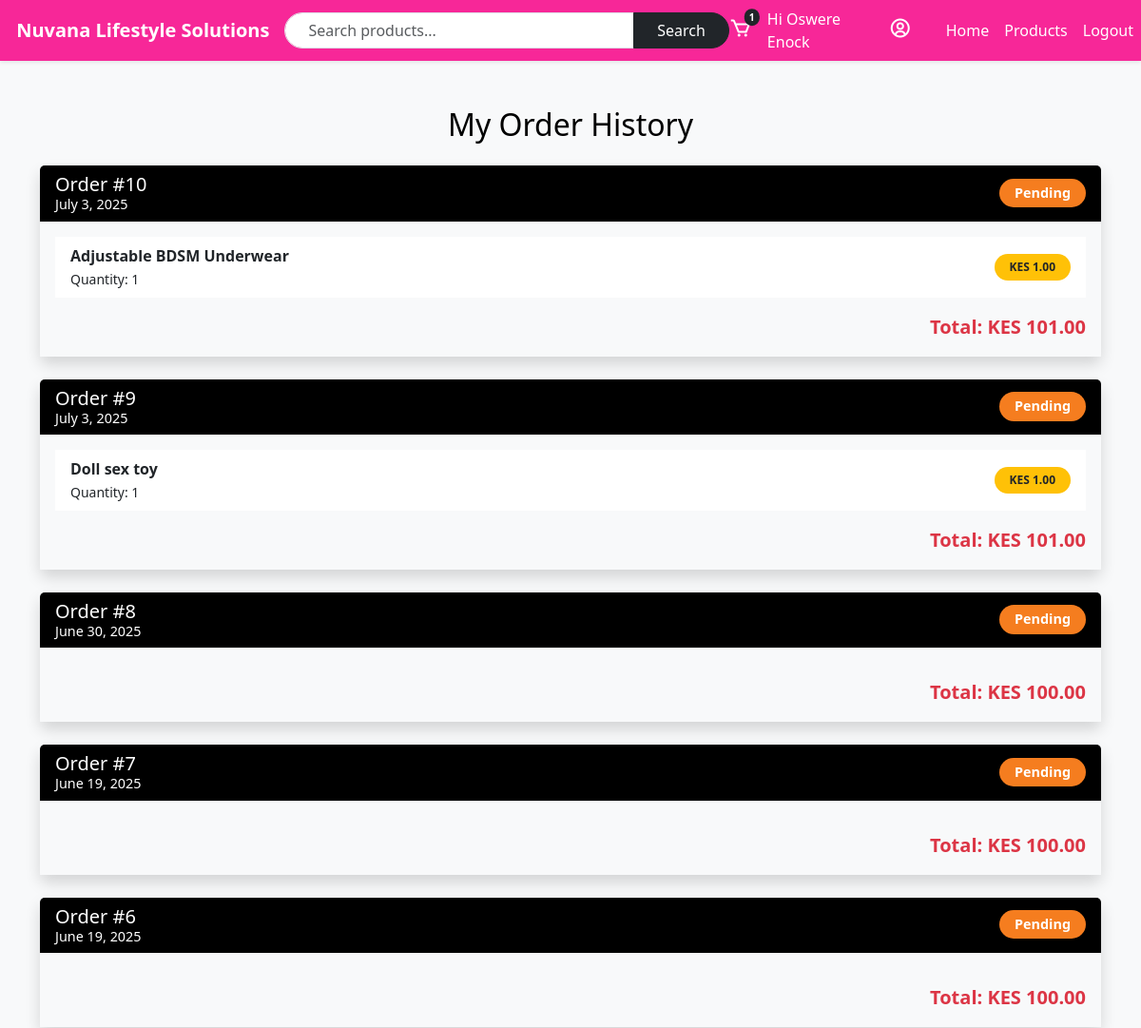
Before: /orders/my-orders/ (signed in, upper part) with the older database file.
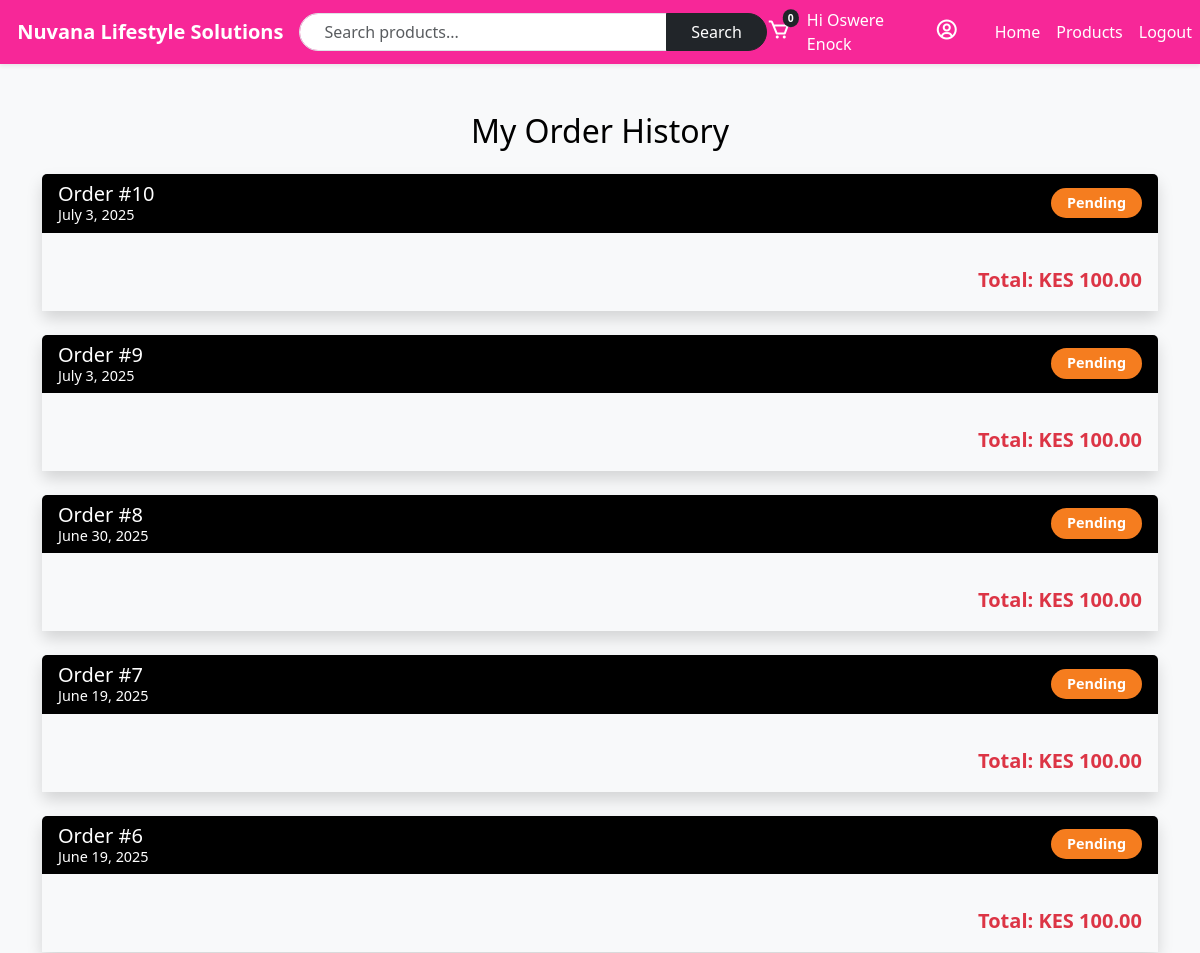
After: the same page with the newer database file.
### accounts/models.py (models this page shows, shortened)
class CustomUser(AbstractBaseUser, PermissionsMixin):
    email = models.EmailField(unique=True)
    first_name = models.CharField(max_length=255)
    second_name = models.CharField(max_length=255)
    phone_number = models.CharField(max_length=15, blank=True, null=True)
    address = models.CharField(max_length=255, blank=True, null=True)
    city = models.CharField(max_length=100, blank=True, null=True)
    postal_code = models.CharField(max_length=20, blank=True, null=True)
    is_active = models.BooleanField(default=True)
    is_staff = models.BooleanField(default=False)
    date_joined = models.DateTimeField(default=timezone.now)
    objects = CustomUserManager()
    USERNAME_FIELD = 'email'
    REQUIRED_FIELDS = ['first_name', 'second_name']

### orders/models.py (models this page shows, shortened)
class Order(models.Model):
    PENDING = 'pending'
    PAID = 'paid'
    PROCESSING = 'processing'
    SHIPPED = 'shipped'
    OUT_FOR_DELIVERY = 'out_for_delivery'
    DELIVERED = 'delivered'
    CANCELLED = 'cancelled'
    REFUNDED = 'refunded'
    FAILED = 'failed'
    ORDER_STATUS_CHOICES = [
        (PENDING, 'Pending'),
        (PAID, 'Paid'),
        (PROCESSING, 'Processing'),
        (SHIPPED, 'Shipped'),
        (OUT_FOR_DELIVERY, 'Out for Delivery'),
        (DELIVERED, 'Delivered'),
        (CANCELLED, 'Cancelled'),
        (REFUNDED, 'Refunded'),
        (FAILED, 'Failed'),
    ]
    user = models.ForeignKey(settings.AUTH_USER_MODEL, on_delete=models.CASCADE, related_name='orders')
    order_number = models.UUIDField(default=uuid.uuid4, editable=False, unique=True)
    created_at = models.DateTimeField(auto_now_add=True)
    status = models.CharField(max_length=20, choices=ORDER_STATUS_CHOICES, default=PENDING)
    address = models.CharField(max_length=255, blank=True, null=True)
    postal_code = models.CharField(max_length=20, blank=True, null=True)
    city = models.CharField(max_length=100, blank=True, null=True)
    phone_number = models.CharField(max_length=15, blank=True, null=True)
    payment_reference = models.CharField(max_length=100, blank=True, null=True)
    pesapal_tracking_id = models.CharField(max_length=100, blank=True, null=True, unique=True)
    delivery_fee = models.DecimalField(max_digits=10, decimal_places=2, default=0)
    delivery_message = models.CharField(max_length=255, blank=True, null=True)
    coupon = models.ForeignKey('coupons.Coupon', null=True, blank=True, on_delete=models.SET_NULL)
    def get_items_total(self):
        return sum(item.get_subtotal() for item in self.items.all())
    def apply_coupon_discount(self, items_total):
        if self.coupon:
            if self.coupon.discount_type == 'percentage':
                return items_total * (self.coupon.discount_value / 100)
            elif self.coupon.discount_type == 'fixed':
                return min(items_total, self.coupon.discount_value)
        return Decimal('0')
    def get_total(self):
        items_total = self.get_items_total()
        discount = self.apply_coupon_discount(items_total)
        return items_total - discount + (self.delivery_fee or Decimal('0'))

class OrderItem(models.Model):
    order = models.ForeignKey(Order, related_name='items', on_delete=models.CASCADE)
    product = models.ForeignKey(Product, on_delete=models.CASCADE)
    quantity = models.PositiveIntegerField(default=1)
    price = models.DecimalField(max_digits=10, decimal_places=2)  # Price at time of order
    def get_subtotal(self):
        return self.price * self.quantity

### core/models.py (models this page shows, shortened)
class Product(models.Model):
    name = models.CharField(max_length=100)
    price = models.IntegerField()
    main_image = CloudinaryField('image')
    image_1 = CloudinaryField('image', blank=True, null=True)
    image_2 = CloudinaryField('image', blank=True, null=True)
    image_3 = CloudinaryField('image', blank=True, null=True)
    image_4 = CloudinaryField('image', blank=True, null=True)
    spec_1 = models.CharField(max_length=255, blank=True, null=True)
    spec_2 = models.CharField(max_length=255, blank=True, null=True)
    spec_3 = models.CharField(max_length=255, blank=True, null=True)
    spec_4 = models.CharField(max_length=255, blank=True, null=True)
    categories = models.ManyToManyField(Category, related_name='products')
    is_featured = models.BooleanField(default=False)
    is_new = models.BooleanField(default=False)
    created_at = models.DateTimeField(default=timezone.now)

### orders/views.py (the view)
# urls.py: path('my-orders/', views.order_history, name='order_history'),
@login_required
def order_history(request):
    orders = request.user.orders.prefetch_related('items__product').order_by('-created_at')
    return render(request, 'orders/order_history.html', {'orders': orders})

### cart/context_processors.py (called while the page is built)
def cart_item_count(request):
    count = 0
    if not request.session.session_key:
        request.session.create()
    session_key = request.session.session_key
    try:
        if request.user.is_authenticated:
            cart = Cart.objects.get(user=request.user)
        else:
            cart = Cart.objects.get(session_key=session_key, user=None)
        count = sum(item.quantity for item in cart.items.all())
    except Cart.DoesNotExist:
        pass
    return {'cart_count': count}

### orders/templates/orders/order_history.html (shortened to what this page needs)
{% extends 'base.html' %} {% load static %} {% block content %}
<link rel="stylesheet" href="{% static 'orders/orders.css' %}" />
<div class="container mt-5">
  <h2 class="mb-4 text-center" style="color: #000000">My Order History</h2>
  {% if orders %} {% for order in orders %}
  <div class="card mb-4 border-0 shadow" style="border-left: 5px solid #f72798">
    <div
      class="card-header d-flex justify-content-between align-items-center text-white"
      style="background-color: #000000"
    >
      <div>
        <h5 class="mb-0">
          Order #{{ order.id }}
          <small class="d-block" style="font-size: 0.9rem"
            >{{ order.created_at|date:"F j, Y" }}</small
          >
        </h5>
      </div>
      <span
        class="badge rounded-pill px-3 py-2"
        style="background-color:
            {% if order.status == 'pending' %}#f57d1f
            {% elif order.status == 'shipped' %}#4caf50
            {% else %}#9e9e9e
            {% endif %};
            font-size: 0.9rem;"
      >
        {{ order.status|capfirst }}
      </span>
    </div>
    <div class="card-body bg-light">
      <ul class="list-group list-group-flush">
        {% for item in order.items.all %}
        <li
          class="list-group-item d-flex justify-content-between align-items-center"
        >
          <div>
            <strong>{{ item.product.name }}</strong><br />
            <small>Quantity: {{ item.quantity }}</small>
          </div>
          <span class="badge bg-warning text-dark rounded-pill px-3 py-2">
            KES {{ item.get_subtotal|floatformat:2 }}
          </span>
        </li>
        {% endfor %}
      </ul>
      <div class="mt-3 text-end">
        <strong class="text-danger fs-5"
          >Total: KES {{ order.get_total|floatformat:2 }}</strong
        >
      </div>
    </div>
  </div>
  {% endfor %} {% endif %}
</div>
{% endblock content %}

### templates/base.html (shortened to what this page needs)
{% load static %}
<!DOCTYPE html>
<html lang="en">
  <head>
    <link
      href="https://cdn.jsdelivr.net/npm/bootstrap@5.3.0/dist/css/bootstrap.min.css"
      rel="stylesheet"
    />
    <link
      href="https://unpkg.com/boxicons@2.1.4/css/boxicons.min.css"
      rel="stylesheet"
    />
    <link rel="stylesheet" href="{% static 'base.css' %}" />
  </head>
  <body>
    <nav class="navbar navbar-expand-lg shadow-sm">
      <div class="container d-flex align-items-center justify-content-between">
        <a class="navbar-brand fw-bold" href="{% url 'home' %}">
           Nuvana Lifestyle Solutions
        </a>
        <form
          class="d-none d-lg-flex w-50"
          method="GET"
          action="{% url 'product_search' %}"
        >
          <div class="input-group w-100">
            <input
              type="search"
              name="q"
              class="form-control rounded-start-pill px-4"
              placeholder="Search products..."
              aria-label="Search"
            />
            <button class="btn btn-dark rounded-end-pill px-4" type="submit">
              Search
            </button>
          </div>
        </form>
        <div class="d-none d-lg-flex align-items-center">
          <a
            href="{% url 'view_cart' %}"
            class="position-relative text-white me-3"
            aria-label="Cart"
          >
            <i class="bx bx-cart fs-4"></i>
            <span
              class="position-absolute top-0 start-100 translate-middle badge rounded-pill bg-dark"
            >
              {{ cart_count }}
            </span>
          </a>
          {% if user.is_authenticated %}
          <span class="text-white me-2"> Hi {{ user.first_name }} </span>
          <a
            href="{% url 'profile' %}"
            class="text-white me-3"
            aria-label="Profile"
          >
            <i class="bx bx-user-circle fs-4"></i>
          </a>
          {% endif %}
        </div>
      </div>
      <div class="collapse navbar-collapse" id="navbarNav">
        <ul class="navbar-nav ms-auto">
          <li class="nav-item">
            <a class="nav-link" href="{% url 'home' %}">Home</a>
          </li>
          <li class="nav-item">
            <a class="nav-link" href="{% url 'products' %}">Products</a>
          </li>
          {% if user.is_authenticated %}
          <li class="nav-item">
            <a class="nav-link" href="{% url 'logout' %}">Logout</a>
          </li>
          {% endif %}
        </ul>
      </div>
    </nav>
    <div class="wrapper">{% block content %}{% endblock %}</div>
  </body>
</html>

### static/base.css (style rules this page uses)
:root { --purple: #f72798; --black: #000000; --green: #1a5d1a; --gold: #f57d1f; }
body { font-family: "Segoe UI", sans-serif; background-color: #f8f9fa; display: flex; flex-direction: column; }
html, body { height: 100%; margin: 0; }
.wrapper { flex: 1; }
.navbar { background-color: var(--purple); }
.navbar-brand, .nav-link { color: #fff !important; }
.badge { font-size: 0.75rem; padding: 0.35em 0.6em; }
.navbar .badge { font-size: 0.65rem; padding: 0.35em 0.5em; }

Changed rows visible on the page:
removed OrderItem: product.name "Adjustable BDSM Underwear", quantity "1", get_subtotal "1.00", shown under Order id 10
removed OrderItem: product.name "Doll sex toy", quantity "1", get_subtotal "1.00", shown under Order id 9
computed for Order id 10: get_total "101.00" → "100.00"
computed for Order id 9: get_total "101.00" → "100.00"
Other visible differences:
{{ cart_count }}: "1" → "0"
